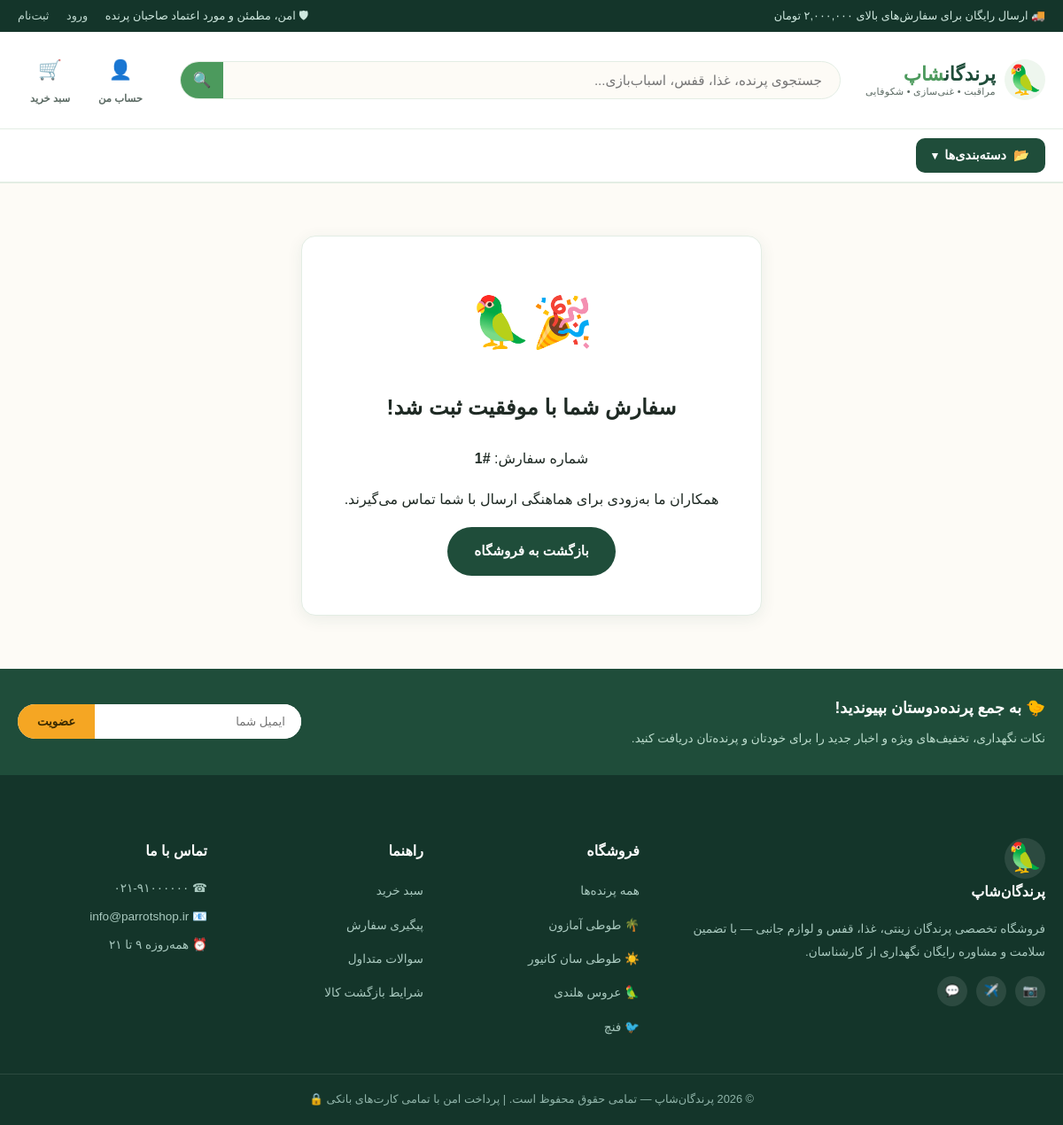
Screenshot of /orders/success/1/ with the database file from the repository.
### orders/models.py (models this page shows, shortened)
class Order(models.Model):
    STATUS_CHOICES = [
        ("pending", "در انتظار پرداخت"),
        ("paid", "پرداخت شده"),
        ("processing", "در حال آماده‌سازی"),
        ("shipped", "ارسال شده"),
        ("delivered", "تحویل داده شده"),
        ("cancelled", "لغو شده"),
    ]
    PAYMENT_CHOICES = [
        ("cod", "پرداخت در محل"),
        ("online", "پرداخت آنلاین (زرین‌پال)"),
    ]
    user = models.ForeignKey(settings.AUTH_USER_MODEL, on_delete=models.SET_NULL, null=True, blank=True, related_name="orders")
    full_name = models.CharField("نام و نام خانوادگی", max_length=150)
    phone = models.CharField("شماره موبایل", max_length=15)
    province = models.CharField("استان", max_length=100)
    city = models.CharField("شهر", max_length=100)
    address = models.TextField("آدرس کامل")
    postal_code = models.CharField("کد پستی", max_length=10, blank=True)
    payment_method = models.CharField("روش پرداخت", max_length=10, choices=PAYMENT_CHOICES, default="cod")
    status = models.CharField("وضعیت", max_length=12, choices=STATUS_CHOICES, default="pending")
    notes = models.TextField("توضیحات سفارش", blank=True)
    created_at = models.DateTimeField("تاریخ ثبت", auto_now_add=True)
    updated_at = models.DateTimeField(auto_now=True)
    class Meta:
        verbose_name = "سفارش"
        verbose_name_plural = "سفارش‌ها"
        ordering = ["-created_at"]

### shop/models.py (models this page shows, shortened)
class Category(models.Model):
    name = models.CharField("نام دسته", max_length=100)
    slug = models.SlugField(max_length=120, unique=True, blank=True, allow_unicode=True)
    icon = models.CharField("آیکون (ایموجی، اختیاری)", max_length=10, blank=True, default="🐦")
    image = models.ImageField("تصویر", upload_to="categories/", blank=True, null=True)
    order = models.PositiveIntegerField("ترتیب نمایش", default=0)
    class Meta:
        verbose_name = "دسته‌بندی"
        verbose_name_plural = "دسته‌بندی‌ها"
        ordering = ["order", "name"]
    def get_absolute_url(self):
        return reverse("shop:category_detail", args=[self.slug])

### orders/views.py (the view)
# urls.py: path("success/<int:order_id>/", views.order_success, name="order_success"),
def order_success(request, order_id):
    order = Order.objects.filter(id=order_id).first()
    return render(request, "orders/success.html", {"order": order})

### cart/cart.py (called while the page is built)
    def __len__(self):
        return sum(item["quantity"] for item in self.cart.values())

### cart/context_processors.py (called while the page is built)
def cart(request):
    return {"cart": Cart(request)}

### shop/context_processors.py (called while the page is built)
def categories(request):
    return {"nav_categories": Category.objects.all()}

### orders/templates/orders/success.html (shortened to what this page needs)
{% extends "base.html" %}
{% block content %}
<div class="container">
  <div class="success-box">
    <span class="emoji">🎉🦜</span>
    <h2>سفارش شما با موفقیت ثبت شد!</h2>
    {% if order %}
    <p>شماره سفارش: <strong>#{{ order.id }}</strong></p>
    <p>همکاران ما به‌زودی برای هماهنگی ارسال با شما تماس می‌گیرند.</p>
    {% endif %}
    <a href="{% url 'shop:product_list' %}" class="btn btn-forest">بازگشت به فروشگاه</a>
  </div>
</div>
{% endblock %}

### templates/base.html (shortened to what this page needs)
{% load static %}
<!DOCTYPE html>
<html lang="fa" dir="rtl">
<head>
<link rel="stylesheet" href="https://cdn.jsdelivr.net/gh/rastikerdar/vazirmatn@v33.003/Farsi-Digits/font-face.css">
<link rel="stylesheet" href="{% static 'css/style.css' %}">
</head>
<body>
<div class="topbar">
  <div class="container topbar-inner">
    <span>🚚 ارسال رایگان برای سفارش‌های بالای ۲,۰۰۰,۰۰۰ تومان</span>
    <span class="topbar-links">
      <span>🛡 امن، مطمئن و مورد اعتماد صاحبان پرنده</span>
      {% if user.is_authenticated %}
        <a href="{% url 'accounts:profile' %}">پیگیری سفارش</a>
        <a href="{% url 'accounts:logout' %}">خروج</a>
      {% else %}
        <a href="{% url 'accounts:login' %}">ورود</a>
        <a href="{% url 'accounts:register' %}">ثبت‌نام</a>
      {% endif %}
    </span>
  </div>
</div>
<header class="site-header">
  <div class="container header-inner">
    <a href="{% url 'shop:home' %}" class="brand">
      <span class="brand-icon">🦜</span>
      <span class="brand-text">
        <span class="brand-name">پرندگان<b>شاپ</b></span>
        <span class="brand-tag">مراقبت • غنی‌سازی • شکوفایی</span>
      </span>
    </a>
    <form action="{% url 'shop:product_list' %}" method="get" class="search-form">
      <input type="text" name="q" value="{{ query|default:'' }}" placeholder="جستجوی پرنده، غذا، قفس، اسباب‌بازی...">
      <button type="submit" aria-label="جستجو">🔍</button>
    </form>
    <div class="header-actions">
      <a href="{% url 'accounts:profile' %}" class="header-icon-link" title="حساب کاربری">
        <span class="icon">👤</span>
        <span class="label">حساب من</span>
      </a>
      <a href="{% url 'cart:cart_detail' %}" class="header-icon-link cart-link" title="سبد خرید">
        <span class="icon">🛒</span>
        <span class="label">سبد خرید</span>
      </a>
    </div>
  </div>
  <nav class="category-nav">
    <div class="container category-nav-inner">
      <div class="cat-dropdown" id="catDropdown">
        <button type="button" class="cat-dropdown-toggle" id="catDropdownToggle" aria-expanded="false">
          <span>📂</span> دسته‌بندی‌ها <span class="caret">▾</span>
        </button>
      </div>
    </div>
  </nav>
</header>
<main>
  {% block content %}{% endblock %}
</main>
<footer class="site-footer">
  <div class="newsletter-band">
    <div class="container newsletter-inner">
      <div>
        <h4>🐤 به جمع پرنده‌دوستان بپیوندید!</h4>
        <p>نکات نگهداری، تخفیف‌های ویژه و اخبار جدید را برای خودتان و پرنده‌تان دریافت کنید.</p>
      </div>
      <form class="newsletter-form" onsubmit="return false;">
        <input type="email" placeholder="ایمیل شما">
        <button type="submit">عضویت</button>
      </form>
    </div>
  </div>
  <div class="container footer-grid">
    <div class="footer-col">
      <h4><span class="brand-icon" style="background:rgba(255,255,255,.1);">🦜</span> پرندگان‌شاپ</h4>
      <p>فروشگاه تخصصی پرندگان زینتی، غذا، قفس و لوازم جانبی — با تضمین سلامت و مشاوره رایگان نگهداری از کارشناسان.</p>
      <div class="social-row">
        <a href="#" title="اینستاگرام">📷</a>
        <a href="#" title="تلگرام">✈️</a>
        <a href="#" title="واتس‌اپ">💬</a>
      </div>
    </div>
    <div class="footer-col">
      <h4>فروشگاه</h4>
      <ul>
        <li><a href="{% url 'shop:product_list' %}">همه پرنده‌ها</a></li>
        {% for cat in nav_categories|slice:":4" %}
        <li><a href="{{ cat.get_absolute_url }}">{{ cat.icon }} {{ cat.name }}</a></li>
        {% endfor %}
      </ul>
    </div>
    <div class="footer-col">
      <h4>راهنما</h4>
      <ul>
        <li><a href="{% url 'cart:cart_detail' %}">سبد خرید</a></li>
        <li><a href="{% url 'accounts:profile' %}">پیگیری سفارش</a></li>
        <li><a href="#">سوالات متداول</a></li>
        <li><a href="#">شرایط بازگشت کالا</a></li>
      </ul>
    </div>
    <div class="footer-col">
      <h4>تماس با ما</h4>
      <p>☎ ۰۲۱-۹۱۰۰۰۰۰۰</p>
      <p>📧 info@parrotshop.ir</p>
      <p>⏰ همه‌روزه ۹ تا ۲۱</p>
    </div>
  </div>
  <div class="footer-bottom">
    <div class="container">© {% now "Y" %} پرندگان‌شاپ — تمامی حقوق محفوظ است. | پرداخت امن با تمامی کارت‌های بانکی 🔒</div>
  </div>
</footer>
</body>
</html>

### rows the page displays
Order: id "1"
Category: icon "🌴", name "طوطی آمازون"
Category: icon "☀️", name "طوطی سان کانیور"
Category: icon "🦜", name "عروس هلندی"
Category: icon "🐦", name "فنچ"
